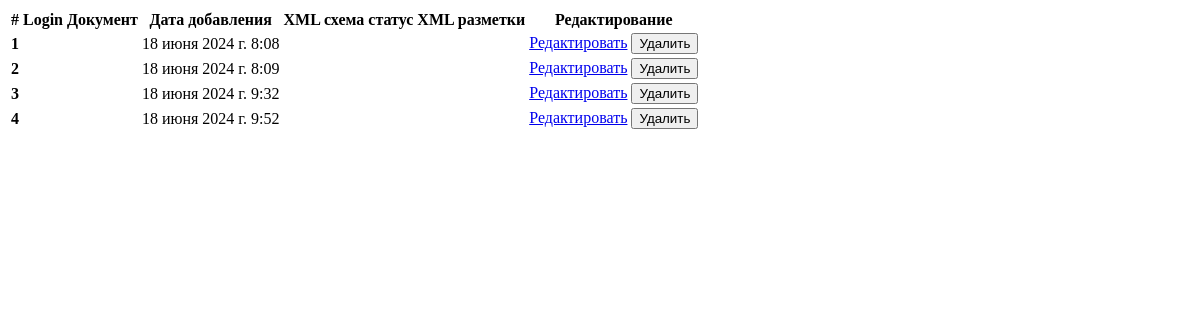
Before: /user_uploads/ with the older database file.
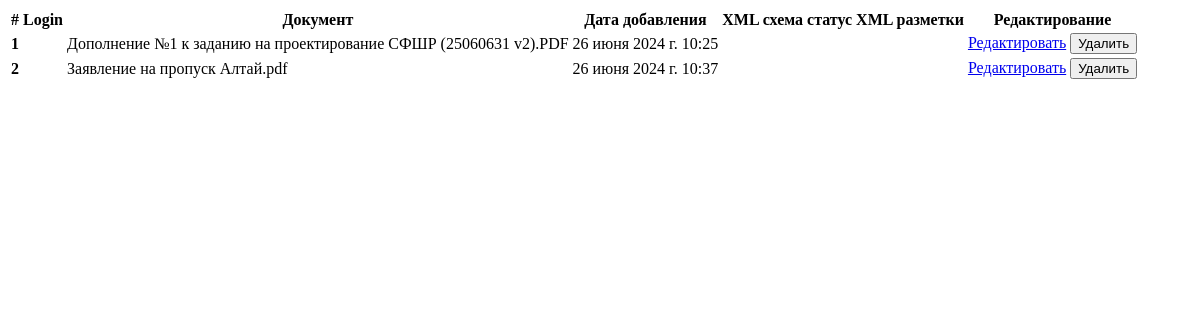
After: the same page with the newer database file.
### mysite/models.py (models this page shows, shortened)
class UploadedFile(models.Model):
    file = models.FileField(upload_to='uploads/', validators=[FileExtensionValidator(allowed_extensions=['pdf'])])
    name = models.CharField(max_length=255)
    uploaded_at = models.DateTimeField(auto_now_add=True)
    uploaded_by = models.ForeignKey(User, on_delete=models.CASCADE)

### bootstrap_test/views.py (the view)
# urls.py: path('user_uploads/', views.user_uploads, name='user_uploads'),   # Добавляем путь для user_uploads
def user_uploads(request):
    uploaded_files = UploadedFile.objects.all()
    return render(request, 'profile/user_uploads.html', {'uploaded_files': uploaded_files})

### templates/profile/user_uploads.html (shortened to what this page needs)
{% block content %}
<main role="main" class="col-md-9 ml-sm-auto col-lg-10 px-md-4">
    <div class="tab-content" id="myTabContent">
        <div class="tab-pane fade show active" id="users" role="tabpanel" aria-labelledby="users-tab">
            <table class="table table-bordered table-striped">
                <thead class="table-info">
                    <tr>
                        <th scope="col">#</th>
                        <th scope="col">Login</th>
                        <th scope="col">Документ</th>
                        <th scope="col">Дата добавления</th>
                        <th scope="col">XML схема</th>
                        <th scope="col">статус XML разметки</th>
                        <th scope="col">Редактирование</th>
                    </tr>
                </thead>
                <tbody>
                    {% for file in uploaded_files %}
                    <tr>
                        <th scope="row">{{ forloop.counter }}</th>
                        <td>{{ user.username }}</td>
                        <td>{{ file.name }}</td>
                        <td>{{ file.uploaded_at }}</td>
                        <td>{{ file.xml }}</td>
                        <td>{{ file.xml_status }}</td>
                        <td>
                            <a href="{% url 'edit_file' file.id %}" class="btn btn-primary btn-sm">Редактировать</a>
                            <button class="btn btn-danger btn-sm delete-file-btn" data-file-id="{{ file.id }}">Удалить</button>
                        </td>
                    </tr>
                    {% empty %}
                    <tr>
                        <td colspan="7">No files uploaded yet</td>
                    </tr>
                    {% endfor %}
                </tbody>
            </table>
        </div>
    </div>
</main>
{% endblock %}

Changed rows visible on the page:
removed UploadedFile: uploaded_at "18 июня 2024 г. 8:08"
removed UploadedFile: uploaded_at "18 июня 2024 г. 8:09"
removed UploadedFile: uploaded_at "18 июня 2024 г. 9:32"
removed UploadedFile: uploaded_at "18 июня 2024 г. 9:52"
added UploadedFile: name "Дополнение №1 к заданию на проектирование СФШР (25060631 v2).PDF", uploaded_at "26 июня 2024 г. 10:25"
added UploadedFile: name "Заявление на пропуск Алтай.pdf", uploaded_at "26 июня 2024 г. 10:37"
